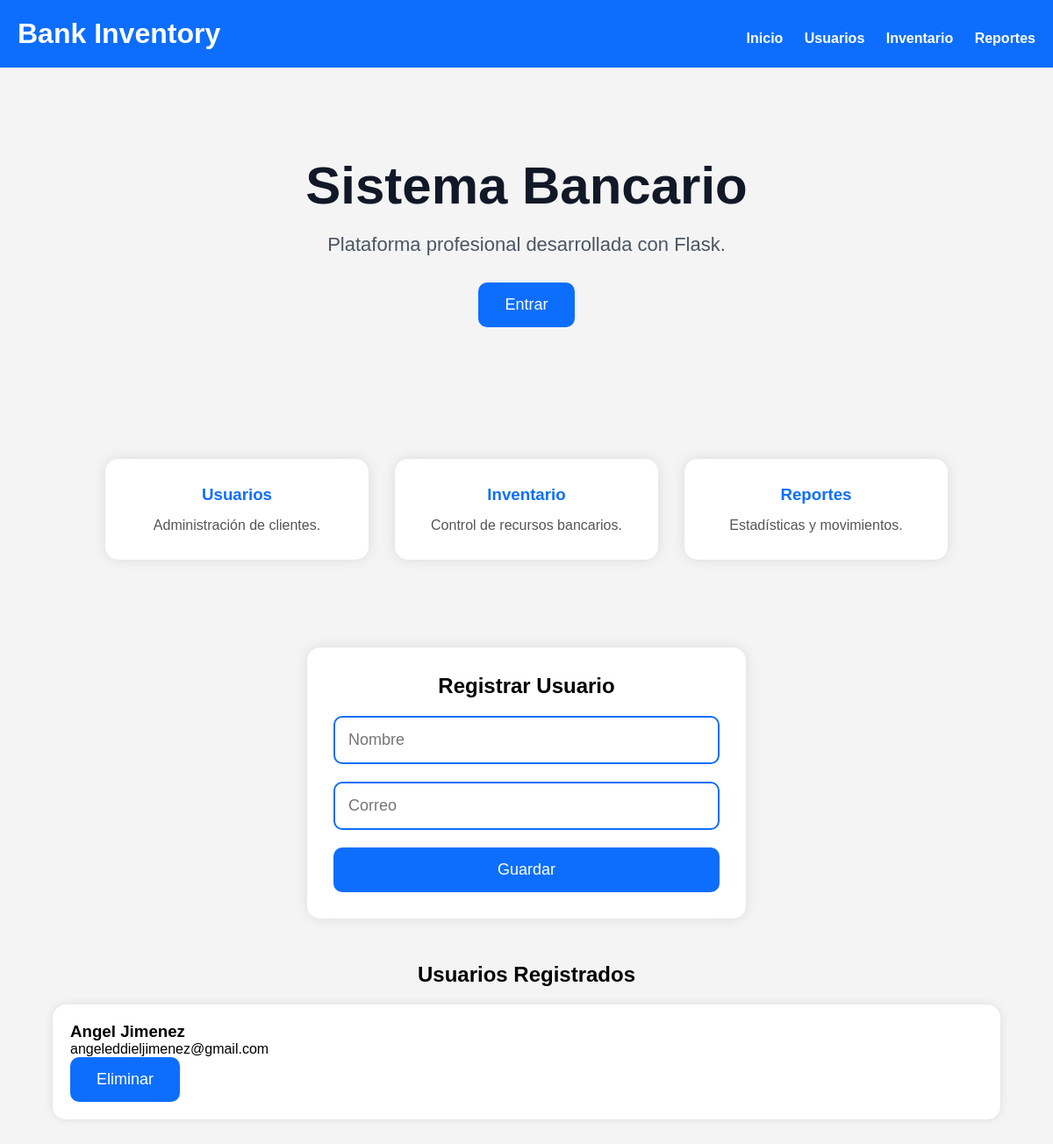
Before: / with the older database file.
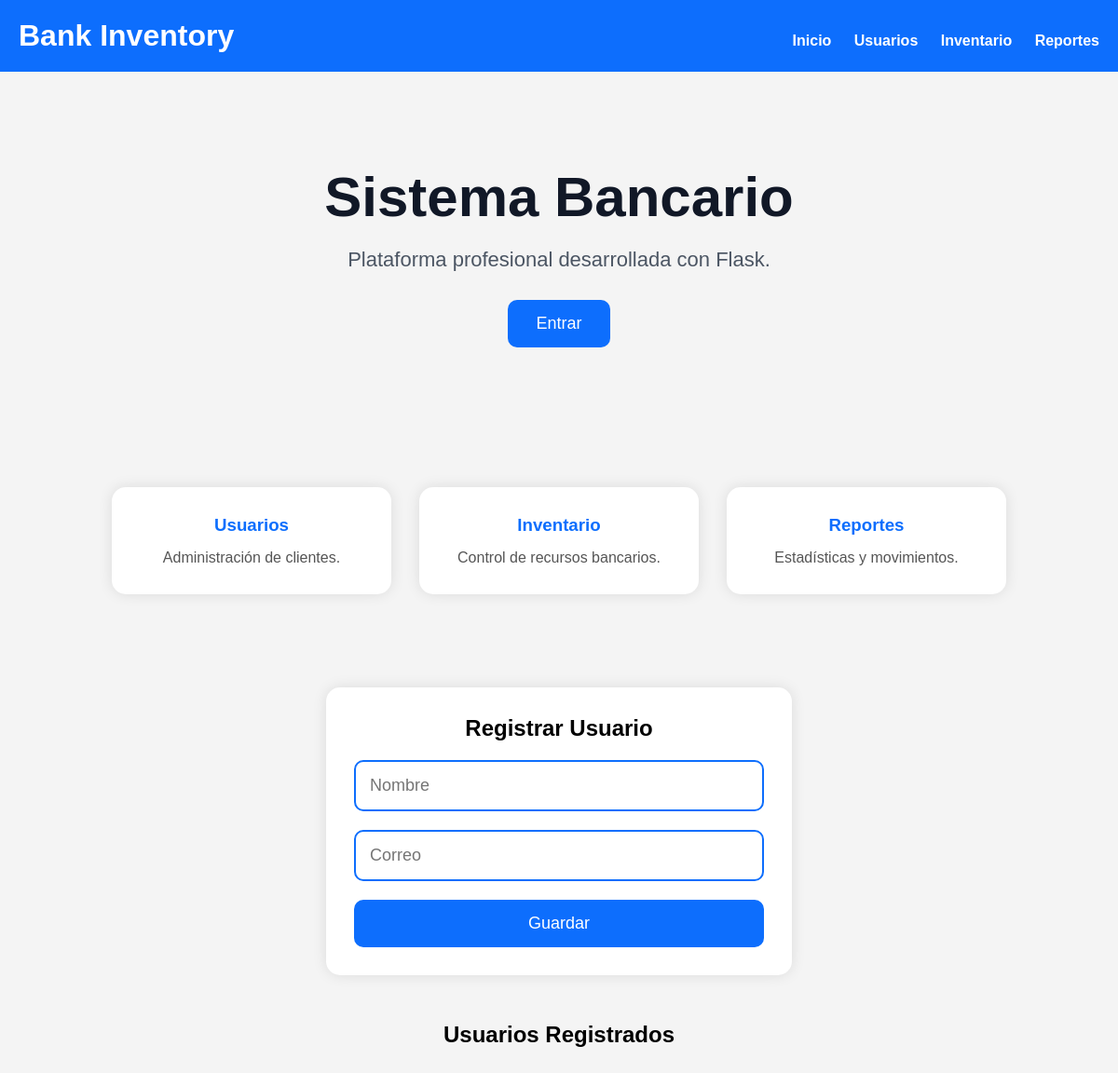
After: the same page with the newer database file.
### tables this page shows
CREATE TABLE usuarios(
            id INTEGER PRIMARY KEY AUTOINCREMENT,
            nombre TEXT NOT NULL,
            correo TEXT NOT NULL
        );

### web_app.py (the view)
@app.route('/')
def inicio():
    conexion = sqlite3.connect('database.db')
    cursor = conexion.cursor()
    cursor.execute("SELECT * FROM usuarios")
    usuarios = cursor.fetchall()
    conexion.close()
    return render_template(
        'index.html',
        usuarios=usuarios
    )

### templates/index.html (shortened to what this page needs)
<!DOCTYPE html>
<html lang="es">
<head>
    <link rel="stylesheet"
    href="{{ url_for('static', filename='style.css') }}">
</head>
<body>
    <header>
        <h1>Bank Inventory</h1>
        <nav>
            <a href="/">Inicio</a>
            <a href="/usuarios">
                Usuarios
            </a>
            <a href="/inventario">
                Inventario
            </a>
            <a href="/reportes">
                Reportes
            </a>
        </nav>
    </header>
    <section class="hero">
        <h2>Sistema Bancario</h2>
        <p>
            Plataforma profesional desarrollada con Flask.
        </p>
        <a href="/login">
            <button>
                Entrar
            </button>
        </a>
    </section>
    <section class="cards">
        <a href="/usuarios" class="card-link">
            <div class="card">
                <h3>Usuarios</h3>
                <p>
                    Administración de clientes.
                </p>
            </div>
        </a>
        <a href="/inventario" class="card-link">
            <div class="card">
                <h3>Inventario</h3>
                <p>
                    Control de recursos bancarios.
                </p>
            </div>
        </a>
        <a href="/reportes" class="card-link">
            <div class="card">
                <h3>Reportes</h3>
                <p>
                    Estadísticas y movimientos.
                </p>
            </div>
        </a>
    </section>
    <section class="form-section">
        <h2>Registrar Usuario</h2>
        <form action="/agregar" method="POST">
            <input
            type="text"
            name="nombre"
            placeholder="Nombre"
            required>
            <input
            type="email"
            name="correo"
            placeholder="Correo"
            required>
            <button type="submit">
                Guardar
            </button>
        </form>
    </section>
    <section class="usuarios">
        <h2>Usuarios Registrados</h2>
        {% for usuario in usuarios %}
            <div class="usuario-card">
                <h3>
                    {{ usuario[1] }}
                </h3>
                <p>
                    {{ usuario[2] }}
                </p>
                <a href="/eliminar/{{ usuario[0] }}">
                    <button>
                        Eliminar
                    </button>
                </a>
            </div>
        {% endfor %}
    </section>
</body>
</html>

### static/style.css (style rules this page uses)
* { margin:0; padding:0; box-sizing:border-box; font-family:Arial; }
body { background:#f4f4f4; }
header { background:#0d6efd; color:white; padding:20px; display:flex; justify-content:space-between; align-items:center; flex-wrap:wrap; }
header h1 { font-size:32px; }
nav { margin-top:10px; }
nav a { color:white; text-decoration:none; margin-left:20px; font-weight:bold; transition:0.3s; }
.hero { text-align:center; padding:100px 20px; }
.hero h2 { font-size:60px; margin-bottom:20px; color:#111827; }
.hero p { font-size:22px; margin-bottom:30px; color:#4b5563; }
button { background:#0d6efd; color:white; border:none; padding:15px 30px; border-radius:10px; font-size:18px; cursor:pointer; transition:0.3s; }
.cards { display:flex; justify-content:center; gap:30px; flex-wrap:wrap; margin-top:50px; padding-bottom:50px; }
.card-link { text-decoration:none; }
.card { background:white; width:300px; padding:30px; border-radius:15px; box-shadow:0 0 15px rgba(0,0,0,0.1); text-align:center; transition:0.3s; }
.card h3 { margin-bottom:15px; color:#0d6efd; }
.card p { color:#555; }
.form-section { width:90%; max-width:500px; margin:auto; background:white; padding:30px; border-radius:15px; box-shadow:0 0 15px rgba(0,0,0,0.1); margin-top:50px; }
.form-section h2 { margin-bottom:20px; text-align:center; }
form { display:flex; flex-direction:column; position:relative; z-index:999; }
input { width:100%; padding:15px; margin-bottom:20px; border:2px solid #0d6efd; border-radius:10px; font-size:18px; background:white; color:black; outline:none; display:block; }
.usuarios { width:90%; margin:auto; margin-top:50px; padding-bottom:50px; }
.usuarios h2 { margin-bottom:20px; text-align:center; }

Changed rows visible on the page:
removed usuarios: nombre "Angel Jimenez", correo "angeleddieljimenez@gmail.com"
